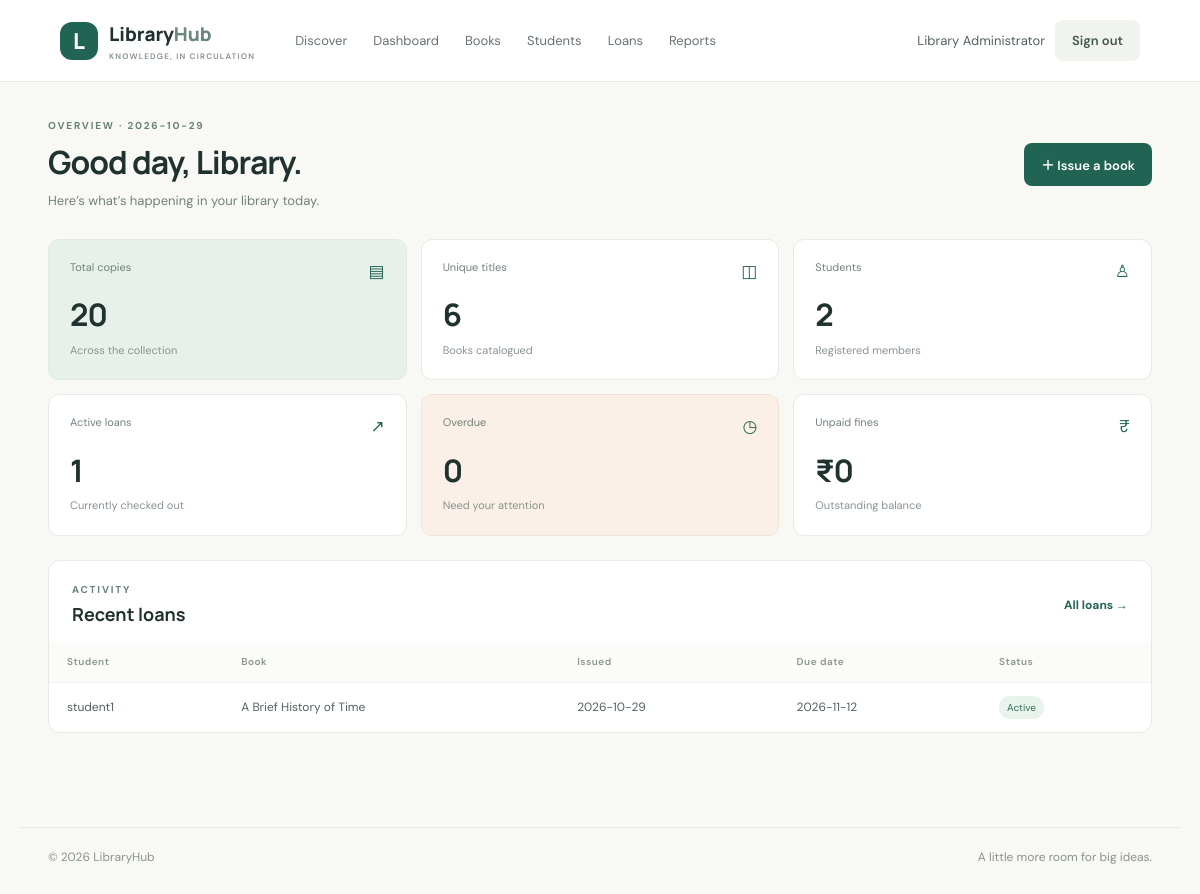
The page /admin (signed in) on the database its author committed.
### tables this page shows
CREATE TABLE users(id INTEGER PRIMARY KEY,name TEXT NOT NULL,email TEXT NOT NULL UNIQUE COLLATE NOCASE,password_hash TEXT NOT NULL,role TEXT NOT NULL CHECK(role IN ('admin','student')),created_at TEXT NOT NULL DEFAULT CURRENT_TIMESTAMP);

CREATE TABLE loans(id INTEGER PRIMARY KEY,user_id INTEGER NOT NULL REFERENCES users(id),book_id INTEGER NOT NULL REFERENCES books(id),issued_on TEXT NOT NULL,due_on TEXT NOT NULL,returned_on TEXT,fine_rupees INTEGER NOT NULL DEFAULT 0 CHECK(fine_rupees>=0),paid_rupees INTEGER NOT NULL DEFAULT 0 CHECK(paid_rupees>=0 AND paid_rupees<=fine_rupees));

CREATE TABLE books(id INTEGER PRIMARY KEY,title TEXT NOT NULL,author TEXT NOT NULL,isbn TEXT NOT NULL UNIQUE,category TEXT NOT NULL,total_copies INTEGER NOT NULL CHECK(total_copies>=0),available_copies INTEGER NOT NULL CHECK(available_copies>=0 AND available_copies<=total_copies));

### app.py (the view)
@app.route('/admin')
@admin_required
def admin_dashboard():
    with db() as con:
        stats={'copies':con.execute('SELECT COALESCE(SUM(total_copies),0) FROM books').fetchone()[0],'titles':con.execute('SELECT COUNT(*) FROM books').fetchone()[0],'students':con.execute("SELECT COUNT(*) FROM users WHERE role='student'").fetchone()[0],'active':con.execute('SELECT COUNT(*) FROM loans WHERE returned_on IS NULL').fetchone()[0],'overdue':con.execute("SELECT COUNT(*) FROM loans WHERE returned_on IS NULL AND due_on<?",(date.today().isoformat(),)).fetchone()[0],'fines':con.execute('SELECT COALESCE(SUM(fine_rupees-paid_rupees),0) FROM loans').fetchone()[0]}
        recent=con.execute('SELECT l.*,u.name student,b.title FROM loans l JOIN users u ON u.id=l.user_id JOIN books b ON b.id=l.book_id ORDER BY l.id DESC LIMIT 8').fetchall()
    return render_template('admin_dashboard.html',stats=stats,recent=recent)

### app.py (called while the page is built)
def db():
    con=sqlite3.connect(DB_PATH, timeout=10); con.row_factory=sqlite3.Row; con.execute('PRAGMA foreign_keys=ON'); return con

def login_required(fn):
    @wraps(fn)
    def wrapped(*a,**kw):
        if not session.get('user_id'): flash('Please sign in to continue.','error'); return redirect(url_for('login',next=request.path))
        return fn(*a,**kw)
    return wrapped

def admin_required(fn):
    @wraps(fn)
    @login_required
    def wrapped(*a,**kw):
        if session.get('role')!='admin': abort(403)
        return fn(*a,**kw)
    return wrapped

def current_user():
    if not session.get('user_id'): return None
    with db() as con: return con.execute('SELECT id,name,email,role FROM users WHERE id=?',(session['user_id'],)).fetchone()

@app.context_processor
def inject_globals(): return {'current_user':current_user(),'today':date.today().isoformat(),'loan_limit':MAX_ACTIVE_LOANS}

### templates/admin_dashboard.html
{% extends 'base.html' %}{% block title %}Admin dashboard{% endblock %}{% block content %}<section class="page-heading"><div><span class="eyebrow">OVERVIEW · {{ today }}</span><h1>Good day, {{ current_user.name.split()[0] }}.</h1><p>Here’s what’s happening in your library today.</p></div><a class="btn btn-primary" href="{{ url_for('issue') }}">＋ Issue a book</a></section><section class="stat-grid"><article class="stat-card accent"><div class="stat-label">Total copies <span>▤</span></div><strong>{{ stats.copies }}</strong><small>Across the collection</small></article><article class="stat-card"><div class="stat-label">Unique titles <span>◫</span></div><strong>{{ stats.titles }}</strong><small>Books catalogued</small></article><article class="stat-card"><div class="stat-label">Students <span>♙</span></div><strong>{{ stats.students }}</strong><small>Registered members</small></article><article class="stat-card"><div class="stat-label">Active loans <span>↗</span></div><strong>{{ stats.active }}</strong><small>Currently checked out</small></article><article class="stat-card warning"><div class="stat-label">Overdue <span>◷</span></div><strong>{{ stats.overdue }}</strong><small>Need your attention</small></article><article class="stat-card"><div class="stat-label">Unpaid fines <span>₹</span></div><strong>₹{{ stats.fines }}</strong><small>Outstanding balance</small></article></section><section class="panel"><div class="panel-head"><div><span class="eyebrow">ACTIVITY</span><h2>Recent loans</h2></div><a href="{{ url_for('loans') }}" class="text-link">All loans →</a></div><div class="table-wrap"><table><thead><tr><th>Student</th><th>Book</th><th>Issued</th><th>Due date</th><th>Status</th></tr></thead><tbody>{% for l in recent %}<tr><td>{{ l.student }}</td><td>{{ l.title }}</td><td>{{ l.issued_on }}</td><td>{{ l.due_on }}</td><td>{% if l.returned_on %}<span class="pill">Returned</span>{% elif l.due_on<today %}<span class="pill pill-red">Overdue</span>{% else %}<span class="pill pill-green">Active</span>{% endif %}</td></tr>{% else %}<tr><td colspan="5" class="empty-cell">No loans yet. Issue your first book to get started.</td></tr>{% endfor %}</tbody></table></div></section>{% endblock %}

### templates/base.html (shortened to what this page needs)
<!doctype html><html lang="en"><head><link rel="stylesheet" href="{{ url_for('static',filename='style.css') }}"></head><body><header class="topbar"><a class="brand" href="{{ url_for('index') }}"><span class="brand-mark">L</span><span>Library<span class="brand-light">Hub</span><small>KNOWLEDGE, IN CIRCULATION</small></span></a><nav class="nav"><a href="{{ url_for('index') }}">Discover</a>{% if current_user and current_user.role=='admin' %}<a href="{{ url_for('admin_dashboard') }}">Dashboard</a><a href="{{ url_for('manage_books') }}">Books</a><a href="{{ url_for('students') }}">Students</a><a href="{{ url_for('loans') }}">Loans</a><a href="{{ url_for('reports') }}">Reports</a>{% elif current_user %}<a href="{{ url_for('student_dashboard') }}">My account</a>{% endif %}</nav><div class="nav-user">{% if current_user %}<span class="user-name">{{ current_user.name }}</span><form action="{{ url_for('logout') }}" method="post"><button class="btn btn-quiet" type="submit">Sign out</button></form>{% else %}<a class="btn btn-quiet" href="{{ url_for('login') }}">Sign in</a><a class="btn btn-primary btn-small" href="{{ url_for('register') }}">Join library</a>{% endif %}</div></header><main class="shell">{% block content %}{% endblock %}</main><footer><span>© {{ today[:4] }} LibraryHub</span><span>A little more room for big ideas.</span></footer></body></html>

### static/style.css (style rules this page uses)
:root { --ink:#20322f;--muted:#72817c;--green:#226454;--green-dark:#194b40;--mint:#eaf3ed;--paper:#f8f8f4;--line:#e8ebe5;--orange:#d98251;--red:#a9463a;--shadow:0 14px 44px rgba(30,53,45,.08) }
* { box-sizing:border-box }
body { margin:0;background:var(--paper);color:var(--ink);font-family:'DM Sans',sans-serif;font-size:15px;line-height:1.5 }
h1,h2,h3,strong { font-family:Manrope,'DM Sans',sans-serif }
h1,h2,h3,p { margin-top:0 }
a { color:inherit;text-decoration:none }
.topbar { height:82px;padding:0 max(calc((100vw - 1160px)/2),5vw);display:flex;align-items:center;gap:40px;background:#fff;border-bottom:1px solid var(--line);position:sticky;top:0;z-index:5 }
.brand { display:flex;align-items:center;gap:11px;line-height:1.05;font:800 19px Manrope;white-space:nowrap }
.brand-mark { display:grid;place-items:center;background:var(--green);color:#fff;width:38px;height:38px;border-radius:12px;font-size:22px }
.brand-light { color:#69877b }
.brand small { display:block;font:600 8px 'DM Sans';letter-spacing:1.2px;color:#84928c;margin-top:4px }
.nav { display:flex;align-items:center;gap:26px;flex:1 }
.nav a { font-size:13px;color:#66736e }
.nav-user { display:flex;align-items:center;gap:10px }
.nav-user form { margin:0 }
.user-name { font-size:13px;color:#52615b }
.shell { max-width:1160px;margin:auto;padding:36px 28px 70px;min-height:calc(100vh - 150px) }
footer { max-width:1160px;margin:auto;padding:20px 28px 28px;border-top:1px solid var(--line);display:flex;justify-content:space-between;color:#89948e;font-size:12px }
.btn { display:inline-flex;justify-content:center;align-items:center;gap:16px;border:0;border-radius:8px;padding:12px 17px;font:600 13px 'DM Sans';cursor:pointer;transition:.2s }
.btn-primary { background:var(--green);color:#fff }
.btn-quiet { background:#f1f3ee;color:#445750 }
.eyebrow { display:block;font-size:10px;letter-spacing:1.8px;font-weight:700;color:#678277 }
.section-head,.page-heading { display:flex;align-items:flex-end;justify-content:space-between;gap:20px;margin:0 0 24px }
.section-head p,.page-heading p { color:var(--muted);margin:0;font-size:13px }
.text-link { color:var(--green);font-size:12px;font-weight:700 }
.page-heading { align-items:center;margin-bottom:28px }
.page-heading h1 { font-size:32px;letter-spacing:-1px;margin:5px 0 }
.stat-grid { display:grid;grid-template-columns:repeat(3,1fr);gap:14px;margin:0 0 24px }
.stat-card { background:#fff;border:1px solid var(--line);padding:19px 21px;border-radius:11px;min-height:129px }
.stat-card.accent { background:#e8f1e9;border-color:#e0ece2 }
.stat-card.warning { background:#fbf0e8;border-color:#f1e2d4 }
.stat-label { display:flex;justify-content:space-between;font-size:11px;color:#71817a }
.stat-label span { color:var(--green);font-size:17px }
.stat-card strong { display:block;font-size:31px;letter-spacing:-1px;margin:7px 0 0 }
.stat-card small { font-size:11px;color:#88948e }
.panel { background:#fff;border:1px solid var(--line);border-radius:12px;overflow:hidden;margin-bottom:24px }
.panel-head { display:flex;justify-content:space-between;align-items:center;padding:21px 23px 13px }
.panel-head h2 { font-size:18px;margin:4px 0 0 }
.table-wrap { overflow:auto }
table { border-collapse:collapse;width:100%;font-size:12px;white-space:nowrap }
th { text-align:left;color:#8a9690;font-weight:600;font-size:10px;letter-spacing:.5px;background:#fbfcfa }
th,td { padding:13px 18px;border-bottom:1px solid #eff1ed }
tbody tr:last-child td { border-bottom:0 }
td { color:#53625c }
.pill { display:inline-block;background:#f0f2ef;color:#66736c;padding:4px 8px;border-radius:20px;font-size:10px }
.pill-green { background:#e8f3eb;color:#347154 }

### rows shown on the page
users: name "Library Administrator", name "Library"
loans: student "student1", title "A Brief History of Time", issued_on "2026-10-29", due_on "2026-11-12", shows "Active"

### other values the page prints
{{ stats.copies }} "20"
{{ stats.titles }} "6"
{{ stats.students }} "2"
{{ stats.active }} "1"
{{ stats.overdue }} "0"
{{ stats.fines }} "0"
